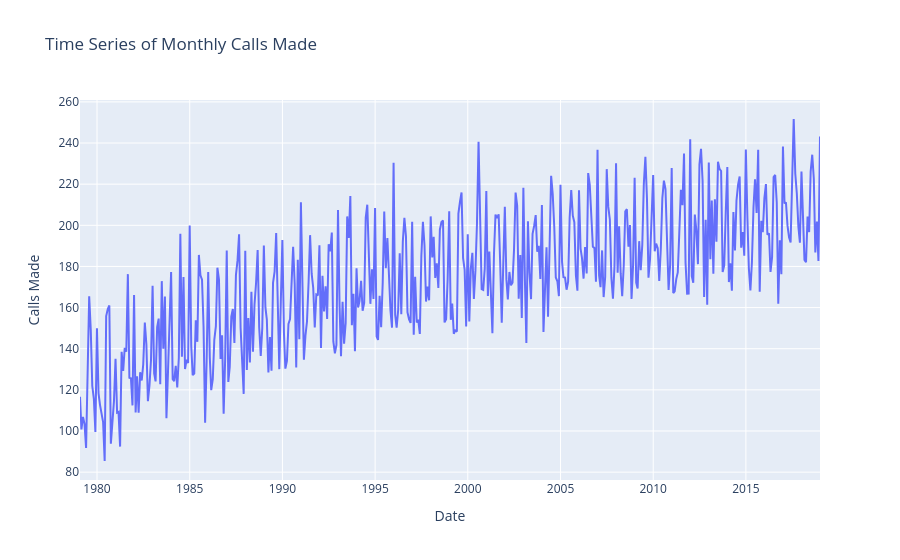

The notebook cell this image was saved under:
### Markdown cell above
The issue was that your path had `\r` characters which are interpreted as carriage returns in Python strings. I've corrected it by:
1. Using the correct path you provided
2. Using a raw string (r prefix) to avoid escape character interpretation

### Code cell
# Creating a plot of calls made over time
plot_data = []
plot_data.append(go.Scatter(x= calls_df['date'], y= calls_df['calls']))
layout = go.Layout(xaxis = dict(title='Date'), yaxis = dict(title= 'Calls Made'),
                   title = 'Time Series of Monthly Calls Made')
fig = go.Figure(data= plot_data, layout=layout)

plotly.offline.iplot(fig)

### Figure 1 — Plotly figure (JSON) as saved in the notebook; plotly's stock layout.template omitted (floating-point values rounded to 4 significant figures; data arrays with more than 128 entries replaced by an {"elided": "..."} marker saying what was removed)
{"data": [{"type": "scatter", "x": {"elided": "480 str values"}, "y": {"elided": "480 float values"}}], "layout": {"autosize": true, "title": {"text": "Time Series of Monthly Calls Made"}, "xaxis": {"autorange": true, "range": ["1979-01-31", "2018-12-31"], "title": {"text": "Date"}, "type": "date"}, "yaxis": {"autorange": true, "range": [76.18, 260.9], "title": {"text": "Calls Made"}, "type": "linear"}}}
